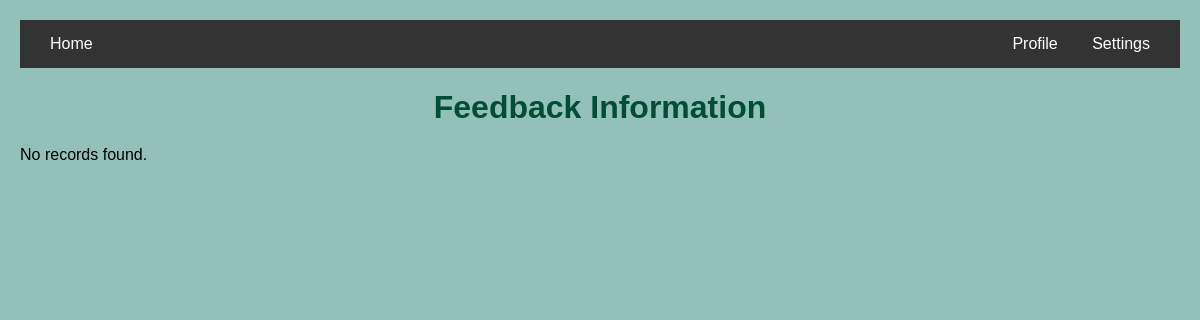
/Employee/view/feedback_view.php (signed in), run on an earlier commit of the app's database.
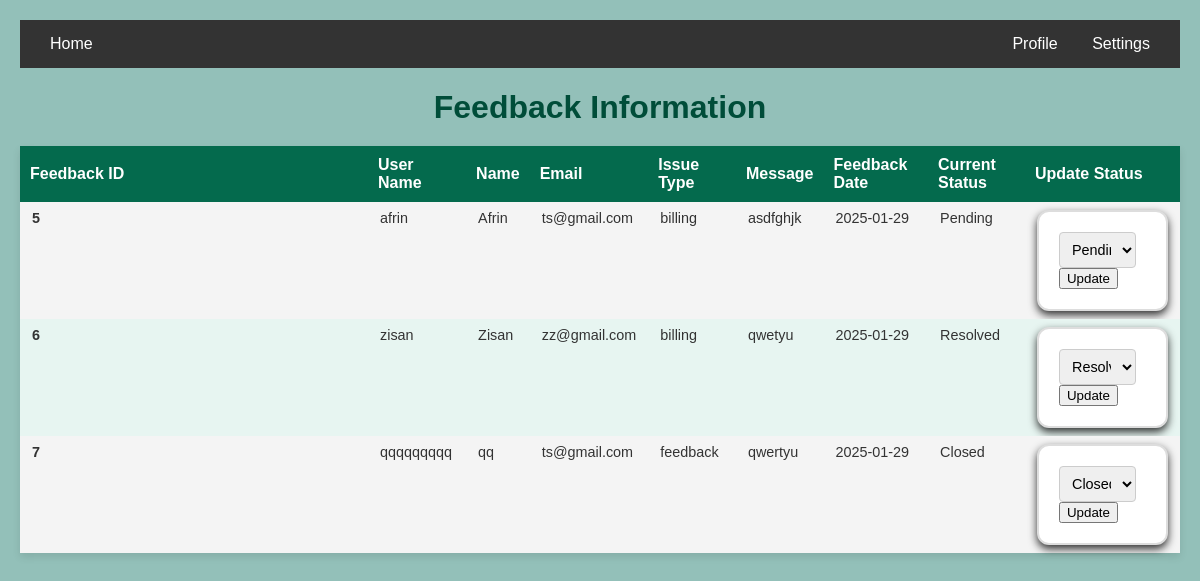
And on a later commit of the database.
### tables this page shows
CREATE TABLE `feedback` (
  `feedback_Id` int(100) NOT NULL,
  `user_name` varchar(100) NOT NULL,
  `f_name` text NOT NULL,
  `f_email` varchar(100) NOT NULL,
  `issue_type` varchar(200) NOT NULL,
  `message` text NOT NULL,
  `feedback_date` date NOT NULL DEFAULT current_timestamp(),
  `Status` varchar(100) NOT NULL
);

### Employee/database/db.php (called while the page is built, shortened)
<?php
class myDB{
    function FeedbackShowAll($connectionObject){
        $sql = "SELECT * FROM feedback";
        $resutlts = $connectionObject->query($sql);
        return $resutlts;
    }
}
?>

### Employee/control/feedbackView_control.php (the view)
<?php
echo "<h1>Feedback Information</h1>";
include '../database/db.php';
        $mydb = new myDB();
        $conobj = $mydb->openCon();
        $results =$mydb->FeedbackShowAll($conobj);
        if ($results->num_rows > 0) {
            echo "<table class='show_table'>";
            echo "<thead>
                    <tr class='table_head'>
                         <th>Feedback ID</th>
                        <th>User Name</th>
                        <th>Name</th>
                        <th>Email</th>
                        <th>Issue Type</th>
                        <th>Message</th>
                        <th>Feedback Date</th>
                        <th>Current Status</th>
                        <th>Update Status</th>
                    </tr>
                </thead>";
            echo "<tbody>";
            foreach ($results as $data) {
                echo "<tr class='table_row'>";
                echo "<td>" . $data['feedback_Id'] . "</td>";
                echo "<td>" . $data['user_name'] . "</td>";
                echo "<td>" . $data['f_name'] . "</td>";
                echo "<td>" . $data['f_email'] . "</td>";
                echo "<td>" . $data['issue_type'] . "</td>";
                echo "<td>" . $data['message'] . "</td>";
                echo "<td>" . $data['feedback_date'] . "</td>";
                echo "<td>" . $data['Status'] . "</td>";
                echo "<td>
                <form action='feedbackStatusUpdate_control.php' method='post'>
                <select name='status'>
                    <option value='Pending'" . ($data['Status'] === 'Pending' ? " selected" : "") . ">Pending</option>
                    <option value='Resolved'" . ($data['Status'] === 'Resolved' ? " selected" : "") . ">Resolved</option>
                    <option value='Closed'" . ($data['Status'] === 'Closed' ? " selected" : "") . ">Closed</option>
                </select>
                <input type='hidden' name='feedbackId' value='" . $data['feedback_Id'] . "'>
                <button type='submit'>Update</button>
            </form>
          </td>";
              echo "</tr>";
            }
            echo "</tbody>";
            echo "</table>";
        } else {
            echo "No records found.";
        }
?>

What changed in the data, as far as the page shows it:
added feedback: feedback_Id "5", user_name "afrin", f_name "Afrin", f_email "ts@gmail.com", issue_type "billing", message "asdfghjk", feedback_date "2025-01-29", Status "Pending", status "Pending"
added feedback: feedback_Id "6", user_name "zisan", f_name "Zisan", f_email "zz@gmail.com", issue_type "billing", message "qwetyu", feedback_date "2025-01-29", Status "Resolved", status "Resolved"
added feedback: feedback_Id "7", user_name "qqqqqqqqq", f_name "qq", f_email "ts@gmail.com", issue_type "feedback", message "qwertyu", feedback_date "2025-01-29", Status "Closed", status "Closed"
Also different on the page:
text no longer shown: "No records found."
text now shown: "Feedback ID User Name Name Email Issue Type Message Feedback Date Current Status Update Status"
